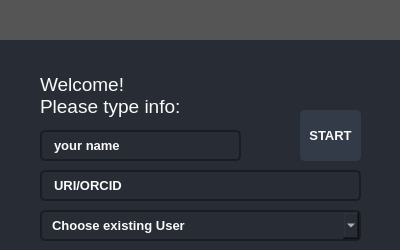
<?xml version="1.0" encoding="UTF-8"?>
<ui version="4.0">
 <author>Wieser Martin</author>
 <class>popup_user</class>
 <widget class="QWidget" name="popup_user">
  <property name="geometry">
   <rect>
    <x>0</x>
    <y>0</y>
    <width>400</width>
    <height>250</height>
   </rect>
  </property>
  <property name="sizePolicy">
   <sizepolicy hsizetype="Fixed" vsizetype="Fixed">
    <horstretch>0</horstretch>
    <verstretch>0</verstretch>
   </sizepolicy>
  </property>
  <property name="minimumSize">
   <size>
    <width>400</width>
    <height>250</height>
   </size>
  </property>
  <property name="palette">
   <palette>
    <active>
     <colorrole role="WindowText">
      <brush brushstyle="SolidPattern">
       <color alpha="255">
        <red>255</red>
        <green>255</green>
        <blue>255</blue>
       </color>
      </brush>
     </colorrole>
     <colorrole role="Button">
      <brush brushstyle="SolidPattern">
       <color alpha="0">
        <red>0</red>
        <green>0</green>
        <blue>0</blue>
       </color>
      </brush>
     </colorrole>
     <colorrole role="Light">
      <brush brushstyle="SolidPattern">
       <color alpha="255">
        <red>66</red>
        <green>73</green>
        <blue>90</blue>
       </color>
      </brush>
     </colorrole>
     <colorrole role="Midlight">
      <brush brushstyle="SolidPattern">
       <color alpha="255">
        <red>55</red>
        <green>61</green>
        <blue>75</blue>
       </color>
      </brush>
     </colorrole>
     <colorrole role="Dark">
      <brush brushstyle="SolidPattern">
       <color alpha="255">
        <red>22</red>
        <green>24</green>
        <blue>30</blue>
       </color>
      </brush>
     </colorrole>
     <colorrole role="Mid">
      <brush brushstyle="SolidPattern">
       <color alpha="255">
        <red>29</red>
        <green>32</green>
        <blue>40</blue>
       </color>
      </brush>
     </colorrole>
     <colorrole role="Text">
      <brush brushstyle="SolidPattern">
       <color alpha="255">
        <red>210</red>
        <green>210</green>
        <blue>210</blue>
       </color>
      </brush>
     </colorrole>
     <colorrole role="BrightText">
      <brush brushstyle="SolidPattern">
       <color alpha="255">
        <red>255</red>
        <green>255</green>
        <blue>255</blue>
       </color>
      </brush>
     </colorrole>
     <colorrole role="ButtonText">
      <brush brushstyle="SolidPattern">
       <color alpha="255">
        <red>255</red>
        <green>255</green>
        <blue>255</blue>
       </color>
      </brush>
     </colorrole>
     <colorrole role="Base">
      <brush brushstyle="SolidPattern">
       <color alpha="0">
        <red>0</red>
        <green>0</green>
        <blue>0</blue>
       </color>
      </brush>
     </colorrole>
     <colorrole role="Window">
      <brush brushstyle="SolidPattern">
       <color alpha="0">
        <red>0</red>
        <green>0</green>
        <blue>0</blue>
       </color>
      </brush>
     </colorrole>
     <colorrole role="Shadow">
      <brush brushstyle="SolidPattern">
       <color alpha="255">
        <red>0</red>
        <green>0</green>
        <blue>0</blue>
       </color>
      </brush>
     </colorrole>
     <colorrole role="Highlight">
      <brush brushstyle="SolidPattern">
       <color alpha="255">
        <red>85</red>
        <green>170</green>
        <blue>255</blue>
       </color>
      </brush>
     </colorrole>
     <colorrole role="Link">
      <brush brushstyle="SolidPattern">
       <color alpha="255">
        <red>85</red>
        <green>170</green>
        <blue>255</blue>
       </color>
      </brush>
     </colorrole>
     <colorrole role="LinkVisited">
      <brush brushstyle="SolidPattern">
       <color alpha="255">
        <red>255</red>
        <green>0</green>
        <blue>127</blue>
       </color>
      </brush>
     </colorrole>
     <colorrole role="AlternateBase">
      <brush brushstyle="SolidPattern">
       <color alpha="255">
        <red>22</red>
        <green>24</green>
        <blue>30</blue>
       </color>
      </brush>
     </colorrole>
     <colorrole role="ToolTipBase">
      <brush brushstyle="SolidPattern">
       <color alpha="255">
        <red>44</red>
        <green>49</green>
        <blue>60</blue>
       </color>
      </brush>
     </colorrole>
     <colorrole role="ToolTipText">
      <brush brushstyle="SolidPattern">
       <color alpha="255">
        <red>210</red>
        <green>210</green>
        <blue>210</blue>
       </color>
      </brush>
     </colorrole>
    </active>
    <inactive>
     <colorrole role="WindowText">
      <brush brushstyle="SolidPattern">
       <color alpha="255">
        <red>255</red>
        <green>255</green>
        <blue>255</blue>
       </color>
      </brush>
     </colorrole>
     <colorrole role="Button">
      <brush brushstyle="SolidPattern">
       <color alpha="0">
        <red>0</red>
        <green>0</green>
        <blue>0</blue>
       </color>
      </brush>
     </colorrole>
     <colorrole role="Light">
      <brush brushstyle="SolidPattern">
       <color alpha="255">
        <red>66</red>
        <green>73</green>
        <blue>90</blue>
       </color>
      </brush>
     </colorrole>
     <colorrole role="Midlight">
      <brush brushstyle="SolidPattern">
       <color alpha="255">
        <red>55</red>
        <green>61</green>
        <blue>75</blue>
       </color>
      </brush>
     </colorrole>
     <colorrole role="Dark">
      <brush brushstyle="SolidPattern">
       <color alpha="255">
        <red>22</red>
        <green>24</green>
        <blue>30</blue>
       </color>
      </brush>
     </colorrole>
     <colorrole role="Mid">
      <brush brushstyle="SolidPattern">
       <color alpha="255">
        <red>29</red>
        <green>32</green>
        <blue>40</blue>
       </color>
      </brush>
     </colorrole>
     <colorrole role="Text">
      <brush brushstyle="SolidPattern">
       <color alpha="255">
        <red>210</red>
        <green>210</green>
        <blue>210</blue>
       </color>
      </brush>
     </colorrole>
     <colorrole role="BrightText">
      <brush brushstyle="SolidPattern">
       <color alpha="255">
        <red>255</red>
        <green>255</green>
        <blue>255</blue>
       </color>
      </brush>
     </colorrole>
     <colorrole role="ButtonText">
      <brush brushstyle="SolidPattern">
       <color alpha="255">
        <red>255</red>
        <green>255</green>
        <blue>255</blue>
       </color>
      </brush>
     </colorrole>
     <colorrole role="Base">
      <brush brushstyle="SolidPattern">
       <color alpha="0">
        <red>0</red>
        <green>0</green>
        <blue>0</blue>
       </color>
      </brush>
     </colorrole>
     <colorrole role="Window">
      <brush brushstyle="SolidPattern">
       <color alpha="0">
        <red>0</red>
        <green>0</green>
        <blue>0</blue>
       </color>
      </brush>
     </colorrole>
     <colorrole role="Shadow">
      <brush brushstyle="SolidPattern">
       <color alpha="255">
        <red>0</red>
        <green>0</green>
        <blue>0</blue>
       </color>
      </brush>
     </colorrole>
     <colorrole role="Highlight">
      <brush brushstyle="SolidPattern">
       <color alpha="255">
        <red>85</red>
        <green>170</green>
        <blue>255</blue>
       </color>
      </brush>
     </colorrole>
     <colorrole role="Link">
      <brush brushstyle="SolidPattern">
       <color alpha="255">
        <red>85</red>
        <green>170</green>
        <blue>255</blue>
       </color>
      </brush>
     </colorrole>
     <colorrole role="LinkVisited">
      <brush brushstyle="SolidPattern">
       <color alpha="255">
        <red>255</red>
        <green>0</green>
        <blue>127</blue>
       </color>
      </brush>
     </colorrole>
     <colorrole role="AlternateBase">
      <brush brushstyle="SolidPattern">
       <color alpha="255">
        <red>22</red>
        <green>24</green>
        <blue>30</blue>
       </color>
      </brush>
     </colorrole>
     <colorrole role="ToolTipBase">
      <brush brushstyle="SolidPattern">
       <color alpha="255">
        <red>44</red>
        <green>49</green>
        <blue>60</blue>
       </color>
      </brush>
     </colorrole>
     <colorrole role="ToolTipText">
      <brush brushstyle="SolidPattern">
       <color alpha="255">
        <red>210</red>
        <green>210</green>
        <blue>210</blue>
       </color>
      </brush>
     </colorrole>
    </inactive>
    <disabled>
     <colorrole role="WindowText">
      <brush brushstyle="SolidPattern">
       <color alpha="255">
        <red>22</red>
        <green>24</green>
        <blue>30</blue>
       </color>
      </brush>
     </colorrole>
     <colorrole role="Button">
      <brush brushstyle="SolidPattern">
       <color alpha="0">
        <red>0</red>
        <green>0</green>
        <blue>0</blue>
       </color>
      </brush>
     </colorrole>
     <colorrole role="Light">
      <brush brushstyle="SolidPattern">
       <color alpha="255">
        <red>66</red>
        <green>73</green>
        <blue>90</blue>
       </color>
      </brush>
     </colorrole>
     <colorrole role="Midlight">
      <brush brushstyle="SolidPattern">
       <color alpha="255">
        <red>55</red>
        <green>61</green>
        <blue>75</blue>
       </color>
      </brush>
     </colorrole>
     <colorrole role="Dark">
      <brush brushstyle="SolidPattern">
       <color alpha="255">
        <red>22</red>
        <green>24</green>
        <blue>30</blue>
       </color>
      </brush>
     </colorrole>
     <colorrole role="Mid">
      <brush brushstyle="SolidPattern">
       <color alpha="255">
        <red>29</red>
        <green>32</green>
        <blue>40</blue>
       </color>
      </brush>
     </colorrole>
     <colorrole role="Text">
      <brush brushstyle="SolidPattern">
       <color alpha="255">
        <red>22</red>
        <green>24</green>
        <blue>30</blue>
       </color>
      </brush>
     </colorrole>
     <colorrole role="BrightText">
      <brush brushstyle="SolidPattern">
       <color alpha="255">
        <red>255</red>
        <green>255</green>
        <blue>255</blue>
       </color>
      </brush>
     </colorrole>
     <colorrole role="ButtonText">
      <brush brushstyle="SolidPattern">
       <color alpha="255">
        <red>22</red>
        <green>24</green>
        <blue>30</blue>
       </color>
      </brush>
     </colorrole>
     <colorrole role="Base">
      <brush brushstyle="SolidPattern">
       <color alpha="0">
        <red>0</red>
        <green>0</green>
        <blue>0</blue>
       </color>
      </brush>
     </colorrole>
     <colorrole role="Window">
      <brush brushstyle="SolidPattern">
       <color alpha="0">
        <red>0</red>
        <green>0</green>
        <blue>0</blue>
       </color>
      </brush>
     </colorrole>
     <colorrole role="Shadow">
      <brush brushstyle="SolidPattern">
       <color alpha="255">
        <red>0</red>
        <green>0</green>
        <blue>0</blue>
       </color>
      </brush>
     </colorrole>
     <colorrole role="Highlight">
      <brush brushstyle="SolidPattern">
       <color alpha="255">
        <red>51</red>
        <green>153</green>
        <blue>255</blue>
       </color>
      </brush>
     </colorrole>
     <colorrole role="Link">
      <brush brushstyle="SolidPattern">
       <color alpha="255">
        <red>85</red>
        <green>170</green>
        <blue>255</blue>
       </color>
      </brush>
     </colorrole>
     <colorrole role="LinkVisited">
      <brush brushstyle="SolidPattern">
       <color alpha="255">
        <red>255</red>
        <green>0</green>
        <blue>127</blue>
       </color>
      </brush>
     </colorrole>
     <colorrole role="AlternateBase">
      <brush brushstyle="SolidPattern">
       <color alpha="255">
        <red>44</red>
        <green>49</green>
        <blue>60</blue>
       </color>
      </brush>
     </colorrole>
     <colorrole role="ToolTipBase">
      <brush brushstyle="SolidPattern">
       <color alpha="255">
        <red>44</red>
        <green>49</green>
        <blue>60</blue>
       </color>
      </brush>
     </colorrole>
     <colorrole role="ToolTipText">
      <brush brushstyle="SolidPattern">
       <color alpha="255">
        <red>210</red>
        <green>210</green>
        <blue>210</blue>
       </color>
      </brush>
     </colorrole>
    </disabled>
   </palette>
  </property>
  <property name="font">
   <font>
    <family>Segoe UI</family>
    <pointsize>10</pointsize>
   </font>
  </property>
  <property name="windowTitle">
   <string>MainWindow</string>
  </property>
  <property name="styleSheet">
   <string notr="true">QMainWindow {background: transparent; }
QToolTip {
	color: #ffffff;
	background-color: rgba(27, 29, 35, 160);
	border: 1px solid rgb(40, 40, 40);
	border-radius: 2px;
}</string>
  </property>
  <layout class="QVBoxLayout" name="verticalLayout_4">
   <property name="spacing">
    <number>0</number>
   </property>
   <property name="leftMargin">
    <number>0</number>
   </property>
   <property name="topMargin">
    <number>0</number>
   </property>
   <property name="rightMargin">
    <number>0</number>
   </property>
   <property name="bottomMargin">
    <number>0</number>
   </property>
   <item>
    <widget class="QFrame" name="frame_main1">
     <property name="styleSheet">
      <string notr="true">/* LINE EDIT */
QLineEdit {
	background-color: rgb(27, 29, 35);
	border-radius: 5px;
	border: 2px solid rgb(27, 29, 35);
	padding-left: 10px;
}
QLineEdit:hover {
	border: 2px solid rgb(64, 71, 88);
}
QLineEdit:focus {
	border: 2px solid rgb(91, 101, 124);
}

/* SCROLL BARS */
QScrollBar:horizontal {
    border: none;
    background: rgb(52, 59, 72);
    height: 14px;
    margin: 0px 21px 0 21px;
	border-radius: 0px;
}
QScrollBar::handle:horizontal {
    background: rgb(85, 170, 255);
    min-width: 25px;
	border-radius: 7px
}
QScrollBar::add-line:horizontal {
    border: none;
    background: rgb(55, 63, 77);
    width: 20px;
	border-top-right-radius: 7px;
    border-bottom-right-radius: 7px;
    subcontrol-position: right;
    subcontrol-origin: margin;
}
QScrollBar::sub-line:horizontal {
    border: none;
    background: rgb(55, 63, 77);
    width: 20px;
	border-top-left-radius: 7px;
    border-bottom-left-radius: 7px;
    subcontrol-position: left;
    subcontrol-origin: margin;
}
QScrollBar::up-arrow:horizontal, QScrollBar::down-arrow:horizontal
{
     background: none;
}
QScrollBar::add-page:horizontal, QScrollBar::sub-page:horizontal
{
     background: none;
}
 QScrollBar:vertical {
	border: none;
    background: rgb(52, 59, 72);
    width: 14px;
    margin: 21px 0 21px 0;
	border-radius: 0px;
 }
 QScrollBar::handle:vertical {	
	background: rgb(85, 170, 255);
    min-height: 25px;
	border-radius: 7px
 }
 QScrollBar::add-line:vertical {
     border: none;
    background: rgb(55, 63, 77);
     height: 20px;
	border-bottom-left-radius: 7px;
    border-bottom-right-radius: 7px;
     subcontrol-position: bottom;
     subcontrol-origin: margin;
 }
 QScrollBar::sub-line:vertical {
	border: none;
    background: rgb(55, 63, 77);
     height: 20px;
	border-top-left-radius: 7px;
    border-top-right-radius: 7px;
     subcontrol-position: top;
     subcontrol-origin: margin;
 }
 QScrollBar::up-arrow:vertical, QScrollBar::down-arrow:vertical {
     background: none;
 }

 QScrollBar::add-page:vertical, QScrollBar::sub-page:vertical {
     background: none;
 }

/* CHECKBOX */
QCheckBox::indicator {
    border: 3px solid rgb(52, 59, 72);
	width: 15px;
	height: 15px;
	border-radius: 10px;
    background: rgb(44, 49, 60);
}
QCheckBox::indicator:hover {
    border: 3px solid rgb(58, 66, 81);
}
QCheckBox::indicator:checked {
    background: 3px solid rgb(52, 59, 72);
	border: 3px solid rgb(52, 59, 72);	
	background-image: url(:/16x16/icons/16x16/cil-check-alt.png);
}

/* RADIO BUTTON */
QRadioButton::indicator {
    border: 3px solid rgb(52, 59, 72);
	width: 15px;
	height: 15px;
	border-radius: 10px;
    background: rgb(44, 49, 60);
}
QRadioButton::indicator:hover {
    border: 3px solid rgb(58, 66, 81);
}
QRadioButton::indicator:checked {
    background: 3px solid rgb(94, 106, 130);
	border: 3px solid rgb(52, 59, 72);	
}

/* COMBOBOX */
QComboBox{
	background-color: rgb(27, 29, 35);
	border-radius: 5px;
	border: 2px solid rgb(27, 29, 35);
	padding: 5px;
	padding-left: 10px;
}
QComboBox:hover{
	border: 2px solid rgb(64, 71, 88);
}
QComboBox::drop-down {
	subcontrol-origin: padding;
	subcontrol-position: top right;
	width: 25px; 
	border-left-width: 3px;
	border-left-color: rgba(39, 44, 54, 150);
	border-left-style: solid;
	border-top-right-radius: 3px;
	border-bottom-right-radius: 3px;	
	background-image: url(:/icons/icons/cil-arrow-bottom.png);
	background-position: center;
	background-repeat: no-reperat;
 }
QComboBox QAbstractItemView {
	color: rgb(85, 170, 255);	
	background-color: rgb(27, 29, 35);
	padding: 10px;
	selection-background-color: rgb(39, 44, 54);
}

/* SLIDERS */
QSlider::groove:horizontal {
    border-radius: 9px;
    height: 18px;
	margin: 0px;
	background-color: rgb(52, 59, 72);
}
QSlider::groove:horizontal:hover {
	background-color: rgb(55, 62, 76);
}
QSlider::handle:horizontal {
    background-color: rgb(85, 170, 255);
    border: none;
    height: 18px;
    width: 18px;
    margin: 0px;
	border-radius: 9px;
}
QSlider::handle:horizontal:hover {
    background-color: rgb(105, 180, 255);
}
QSlider::handle:horizontal:pressed {
    background-color: rgb(65, 130, 195);
}

QSlider::groove:vertical {
    border-radius: 9px;
    width: 18px;
    margin: 0px;
	background-color: rgb(52, 59, 72);
}
QSlider::groove:vertical:hover {
	background-color: rgb(55, 62, 76);
}
QSlider::handle:vertical {
    background-color: rgb(85, 170, 255);
	border: none;
    height: 18px;
    width: 18px;
    margin: 0px;
	border-radius: 9px;
}
QSlider::handle:vertical:hover {
    background-color: rgb(105, 180, 255);
}
QSlider::handle:vertical:pressed {
    background-color: rgb(65, 130, 195);
}

</string>
     </property>
     <property name="frameShape">
      <enum>QFrame::NoFrame</enum>
     </property>
     <property name="frameShadow">
      <enum>QFrame::Raised</enum>
     </property>
     <layout class="QVBoxLayout" name="verticalLayout">
      <property name="spacing">
       <number>0</number>
      </property>
      <property name="leftMargin">
       <number>0</number>
      </property>
      <property name="topMargin">
       <number>0</number>
      </property>
      <property name="rightMargin">
       <number>0</number>
      </property>
      <property name="bottomMargin">
       <number>0</number>
      </property>
      <item>
       <widget class="QFrame" name="frame_top1">
        <property name="minimumSize">
         <size>
          <width>0</width>
          <height>40</height>
         </size>
        </property>
        <property name="maximumSize">
         <size>
          <width>16777215</width>
          <height>40</height>
         </size>
        </property>
        <property name="styleSheet">
         <string notr="true">background-color:rgb(85, 85, 85);</string>
        </property>
        <property name="frameShape">
         <enum>QFrame::NoFrame</enum>
        </property>
        <property name="frameShadow">
         <enum>QFrame::Raised</enum>
        </property>
        <widget class="QLabel" name="label_title_bar_top1">
         <property name="geometry">
          <rect>
           <x>10</x>
           <y>10</y>
           <width>150</width>
           <height>23</height>
          </rect>
         </property>
         <property name="maximumSize">
          <size>
           <width>150</width>
           <height>23</height>
          </size>
         </property>
         <property name="font">
          <font>
           <family>Segoe UI</family>
           <pointsize>10</pointsize>
           <weight>75</weight>
           <bold>true</bold>
          </font>
         </property>
         <property name="styleSheet">
          <string notr="true">background: transparent;
color: rgb(250, 250, 250);</string>
         </property>
         <property name="text">
          <string/>
         </property>
         <property name="pixmap">
          <pixmap resource="files.qrc">:/icons/icons/INDIGO_logoGRAPHIS_text.png</pixmap>
         </property>
         <property name="scaledContents">
          <bool>true</bool>
         </property>
        </widget>
       </widget>
      </item>
      <item>
       <widget class="QFrame" name="frame_center1">
        <property name="sizePolicy">
         <sizepolicy hsizetype="Preferred" vsizetype="Preferred">
          <horstretch>0</horstretch>
          <verstretch>0</verstretch>
         </sizepolicy>
        </property>
        <property name="styleSheet">
         <string notr="true">background-color: rgb(40, 44, 52);</string>
        </property>
        <property name="frameShape">
         <enum>QFrame::NoFrame</enum>
        </property>
        <property name="frameShadow">
         <enum>QFrame::Raised</enum>
        </property>
        <widget class="QPushButton" name="save_user">
         <property name="geometry">
          <rect>
           <x>300</x>
           <y>70</y>
           <width>61</width>
           <height>51</height>
          </rect>
         </property>
         <property name="font">
          <font>
           <pointsize>10</pointsize>
           <weight>75</weight>
           <bold>true</bold>
          </font>
         </property>
         <property name="styleSheet">
          <string notr="true">QPushButton {
	border: 2px solid rgb(52, 59, 72);
	border-radius: 5px;	
	background-color: rgb(52, 59, 72);
color: rgb(250, 250, 250);
}
QPushButton:hover {
	background-color: rgb(57, 65, 80);
	border: 2px solid rgb(61, 70, 86);
}
QPushButton:pressed {	
	background-color: rgb(35, 40, 49);
	border: 2px solid rgb(43, 50, 61);
}
</string>
         </property>
         <property name="text">
          <string>START</string>
         </property>
        </widget>
        <widget class="QLabel" name="user_error">
         <property name="geometry">
          <rect>
           <x>80</x>
           <y>10</y>
           <width>251</width>
           <height>21</height>
          </rect>
         </property>
         <property name="font">
          <font>
           <pointsize>9</pointsize>
           <weight>75</weight>
           <bold>true</bold>
          </font>
         </property>
         <property name="styleSheet">
          <string notr="true">color: rgb(150, 30, 30);</string>
         </property>
         <property name="text">
          <string/>
         </property>
        </widget>
        <widget class="QLabel" name="label_credits1">
         <property name="geometry">
          <rect>
           <x>40</x>
           <y>30</y>
           <width>141</width>
           <height>51</height>
          </rect>
         </property>
         <property name="font">
          <font>
           <family>Segoe UI</family>
           <pointsize>14</pointsize>
          </font>
         </property>
         <property name="cursor">
          <cursorShape>ArrowCursor</cursorShape>
         </property>
         <property name="styleSheet">
          <string notr="true">color: rgb(250, 250, 250);</string>
         </property>
         <property name="text">
          <string>Welcome!
Please type info:</string>
         </property>
         <property name="alignment">
          <set>Qt::AlignLeading|Qt::AlignLeft|Qt::AlignVCenter</set>
         </property>
        </widget>
        <widget class="QComboBox" name="combo_user">
         <property name="geometry">
          <rect>
           <x>40</x>
           <y>170</y>
           <width>321</width>
           <height>31</height>
          </rect>
         </property>
         <property name="font">
          <font>
           <pointsize>10</pointsize>
           <weight>75</weight>
           <bold>true</bold>
          </font>
         </property>
         <property name="styleSheet">
          <string notr="true">color: rgb(250,250,250);</string>
         </property>
         <item>
          <property name="text">
           <string>Choose existing User</string>
          </property>
         </item>
        </widget>
        <widget class="QLineEdit" name="input_user">
         <property name="geometry">
          <rect>
           <x>40</x>
           <y>90</y>
           <width>201</width>
           <height>31</height>
          </rect>
         </property>
         <property name="font">
          <font>
           <pointsize>10</pointsize>
           <weight>75</weight>
           <bold>true</bold>
          </font>
         </property>
         <property name="styleSheet">
          <string notr="true">color: rgb(250, 250, 250);</string>
         </property>
         <property name="text">
          <string>your name</string>
         </property>
        </widget>
        <widget class="QLineEdit" name="input_uri">
         <property name="geometry">
          <rect>
           <x>40</x>
           <y>130</y>
           <width>321</width>
           <height>31</height>
          </rect>
         </property>
         <property name="font">
          <font>
           <pointsize>10</pointsize>
           <weight>75</weight>
           <bold>true</bold>
          </font>
         </property>
         <property name="styleSheet">
          <string notr="true">color: rgb(250, 250, 250);</string>
         </property>
         <property name="text">
          <string>URI/ORCID</string>
         </property>
        </widget>
       </widget>
      </item>
     </layout>
    </widget>
   </item>
  </layout>
 </widget>
 <resources>
  <include location="files.qrc"/>
 </resources>
 <connections/>
</ui>
